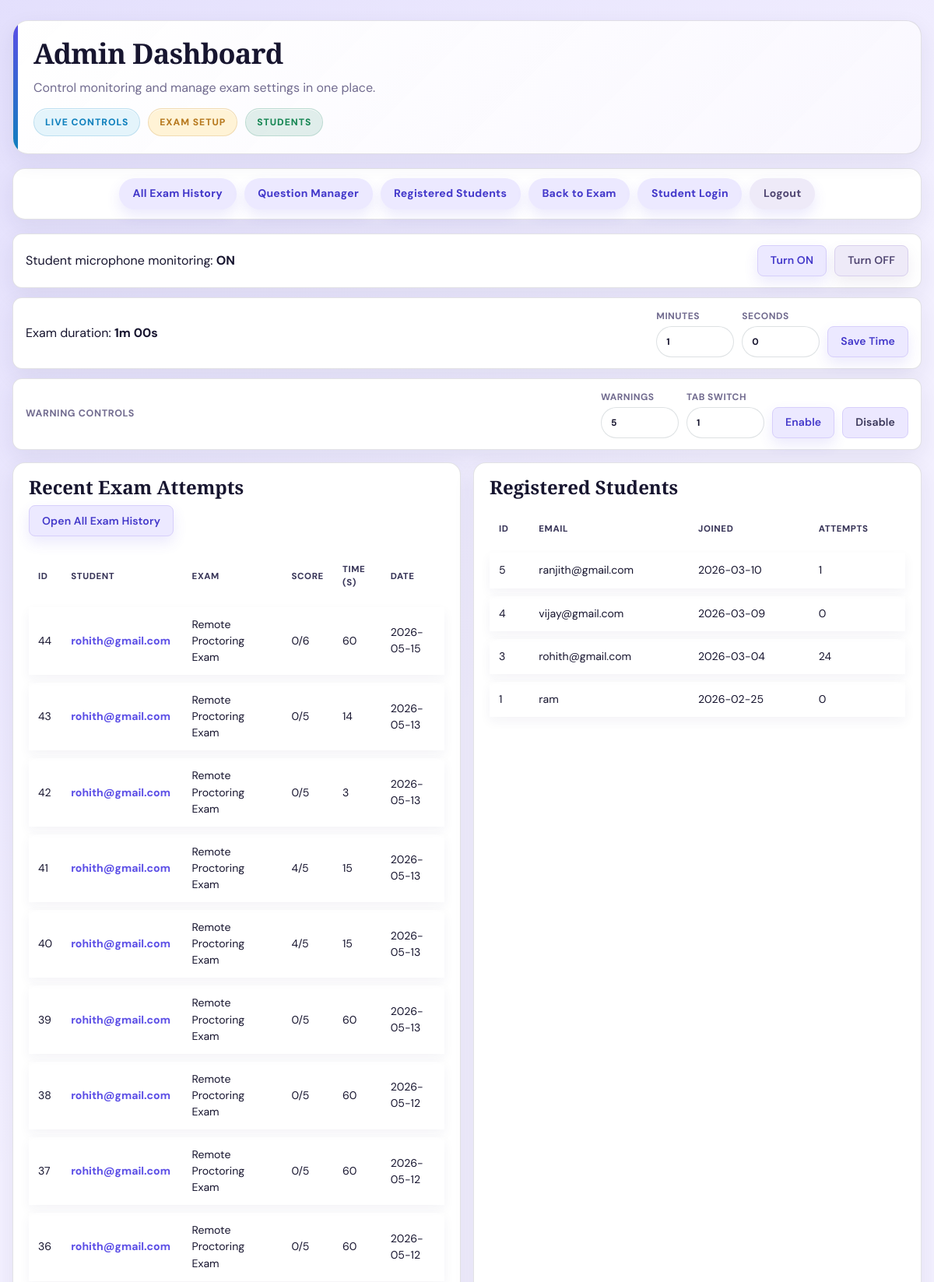
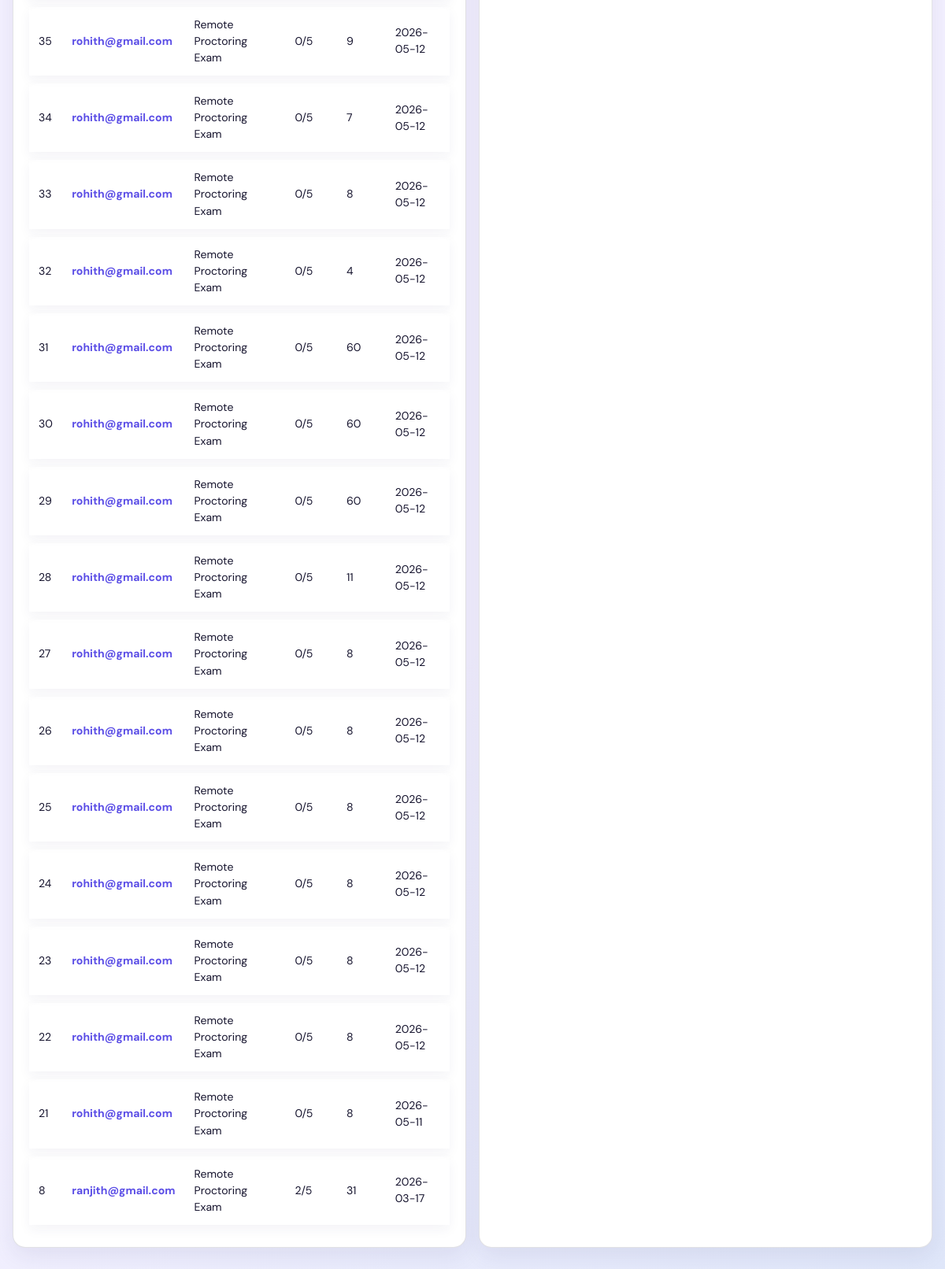
The page /dashboard (signed in) on the database its author committed (2 pictures, top to bottom).
### tables this page shows
CREATE TABLE exam_attempts (
                id INTEGER PRIMARY KEY AUTOINCREMENT,
                exam_id INTEGER NOT NULL,
                student_name TEXT NOT NULL,
                started_at TEXT NOT NULL,
                finished_at TEXT NOT NULL,
                score INTEGER NOT NULL,
                total_questions INTEGER NOT NULL, time_taken_seconds INTEGER,
                FOREIGN KEY (exam_id) REFERENCES exams(id) ON DELETE CASCADE
            );

CREATE TABLE exams (
                id INTEGER PRIMARY KEY AUTOINCREMENT,
                title TEXT NOT NULL,
                description TEXT,
                created_at TEXT NOT NULL
            , duration_minutes INTEGER, question_type TEXT, duration_seconds INTEGER);

CREATE TABLE students (
                id INTEGER PRIMARY KEY AUTOINCREMENT,
                student_name TEXT NOT NULL UNIQUE,
                password_hash TEXT NOT NULL,
                created_at TEXT NOT NULL
            );

### app.py (the view)
@app.get("/admin")
@app.get("/dashboard")
def admin_dashboard():
    if not session.get("is_admin"):
        return redirect(url_for("login"))
    exam_id = ensure_default_exam()
    exam, _ = get_exam_with_questions(exam_id)
    attempts = list_attempts(limit=100)
    students = list_students(limit=200)
    total_duration_seconds = _exam_total_duration_seconds(exam)
    return render_template(
        "admin.html",
        attempts=attempts,
        students=students,
        msg=request.args.get("msg"),
        err=request.args.get("err"),
        student_mic_enabled=bool(MONITORING_CONFIG["student_mic_enabled"]),
        exam_duration_minutes=total_duration_seconds // 60,
        exam_duration_seconds=total_duration_seconds % 60,
        auto_stop_enabled=bool(MONITORING_CONFIG["auto_stop_enabled"]),
        auto_stop_warning_limit=int(MONITORING_CONFIG["auto_stop_warning_limit"]),
        auto_stop_critical_limit=int(MONITORING_CONFIG["auto_stop_critical_limit"]),
        allow_submit_exam=bool(MONITORING_CONFIG.get("allow_submit_exam", True)),
        tab_switch_limit=int(MONITORING_CONFIG.get("tab_switch_limit", 1)),
    )

### app.py (called while the page is built)
@app.template_filter("date_only")
def date_only(value) -> str:
    text = str(value or "").strip()
    if not text:
        return "-"
    if "T" in text:
        return text.split("T", 1)[0]
    if " " in text:
        return text.split(" ", 1)[0]
    return text

def _exam_total_duration_seconds(exam) -> int:
    minutes = int(exam["duration_minutes"] or 0)
    seconds = int(exam["duration_seconds"] or 0)
    return (minutes * 60) + seconds

### monitoring_db.py (called while the page is built, shortened)
def _get_connection() -> sqlite3.Connection:
    conn = sqlite3.connect(DB_PATH, check_same_thread=False)
    conn.row_factory = sqlite3.Row
    return conn

def ensure_default_exam() -> int:
    conn = _get_connection()
    try:
        cur = conn.cursor()
        cur.execute("SELECT id FROM exams ORDER BY id LIMIT 1")
        row = cur.fetchone()
        if row:
            return int(row["id"])
    finally:
        conn.close()

def get_exam_with_questions(exam_id: int) -> Tuple[sqlite3.Row, List[sqlite3.Row]]:
    conn = _get_connection()
    try:
        cur = conn.cursor()
        cur.execute("SELECT * FROM exams WHERE id = ?", (exam_id,))
        exam = cur.fetchone()
        if not exam:
            raise ValueError(f"Exam {exam_id} not found")
        cur.execute(
            """
            SELECT * FROM questions
            WHERE exam_id = ?
            ORDER BY id
            """,
            (exam_id,),
        )
        questions = cur.fetchall()
        return exam, questions
    finally:
        conn.close()

def list_attempts(limit: int = 100) -> List[sqlite3.Row]:
    conn = _get_connection()
    try:
        cur = conn.cursor()
        cur.execute(
            """
            SELECT a.id,
                   a.student_name,
                   a.score,
                   a.total_questions,
                   a.started_at,
                   a.time_taken_seconds,
                   e.title AS exam_title
            FROM exam_attempts a
            JOIN exams e ON a.exam_id = e.id
            ORDER BY a.id DESC
            LIMIT ?
            """,
            (limit,),
        )
        return cur.fetchall()
    finally:
        conn.close()

### templates/admin.html (shortened to what this page needs)
<!DOCTYPE html>
<html lang="en">
  <head>
    <link rel="stylesheet" href="/static/css/app.css" />
  </head>
  <body>
    <div class="page-shell">
      <div class="hero">
        <div>
          <h1 class="hero-title">Admin Dashboard</h1>
          <p class="hero-subtitle">
            Control monitoring and manage exam settings in one place.
          </p>
          <div class="hero-badges">
            <span class="badge info">Live controls</span>
            <span class="badge warning">Exam setup</span>
            <span class="badge success">Students</span>
          </div>
        </div>
      </div>
      <div class="nav-pills">
        <a class="nav-pill" href="/admin/history">All Exam History</a>
        <a class="nav-pill" href="/admin/questions">Question Manager</a>
        <a class="nav-pill" href="/admin/students">Registered Students</a>
        <a class="nav-pill" href="/">Back to Exam</a>
        <a class="nav-pill" href="/student_login">Student Login</a>
        <a class="nav-pill danger" href="/admin_logout">Logout</a>
      </div>
      <div class="control-row">
        <div>
          Student microphone monitoring:
          <strong>{% if student_mic_enabled %}ON{% else %}OFF{% endif %}</strong>
        </div>
        <div class="control-actions">
          <form method="post" action="/admin/monitoring/mic">
            <button class="btn btn-primary" type="submit">Turn ON</button>
          </form>
          <form method="post" action="/admin/monitoring/mic">
            <button class="btn btn-danger" type="submit">Turn OFF</button>
          </form>
        </div>
      </div>
      <div class="control-row" style="margin-top: 12px">
        <div>
          Exam duration:
          <strong>{{ exam_duration_minutes }}m {{ "%02d"|format(exam_duration_seconds) }}s</strong>
        </div>
        <div class="control-actions">
          <form method="post" action="/admin/exam/duration">
            <label class="control-field">
              <span>Minutes</span>
              <input
                class="ctl-input"
                type="number"
                name="duration_minutes"
                min="0"
                max="300"
                value="{{ exam_duration_minutes }}"
                required
              />
            </label>
            <label class="control-field">
              <span>Seconds</span>
              <input
                class="ctl-input"
                type="number"
                name="duration_seconds"
                min="0"
                max="59"
                value="{{ exam_duration_seconds }}"
                required
              />
            </label>
            <button class="btn btn-primary" type="submit">Save Time</button>
          </form>
        </div>
      </div>
      <div class="control-row" style="margin-top: 12px">
        <div class="control-summary">
          <span class="control-summary-label">Warning controls</span>
        </div>
        <div class="control-actions">
          <form method="post" action="/admin/monitoring/auto_stop">
            <label class="control-field">
              <span>Warnings</span>
              <input
                class="ctl-input"
                type="number"
                name="warning_limit"
                min="1"
                value="{{ auto_stop_warning_limit }}"
                required
              />
            </label>
            <label class="control-field">
              <span>Tab Switch</span>
              <input
                class="ctl-input"
                type="number"
                name="tab_switch_limit"
                min="1"
                value="{{ tab_switch_limit }}"
                required
              />
            </label>
            <button class="btn btn-primary" type="submit" name="enabled" value="1">Enable</button>
            <button class="btn btn-secondary" type="submit" name="enabled" value="0">Disable</button>
          </form>
        </div>
      </div>
      <div class="grid-2" style="margin-top: 16px">
        <div class="card card-pad">
          <h2>Recent Exam Attempts</h2>
          <div style="margin-bottom: 12px;">
            <a class="btn btn-primary" href="/admin/history">Open All Exam History</a>
          </div>
          <table class="table">
            <thead>
              <tr>
                <th>ID</th>
                <th>Student</th>
                <th>Exam</th>
                <th>Score</th>
                <th>Time (s)</th>
                <th>Date</th>
              </tr>
            </thead>
            <tbody>
              {% for a in attempts %}
              <tr>
                <td>{{ a["id"] }}</td>
                <td>
                  <a href="{{ url_for('history', student_name=a['student_name']) }}">
                    {{ a["student_name"] }}
                  </a>
                </td>
                <td>{{ a["exam_title"] }}</td>
                <td>{{ a["score"] }}/{{ a["total_questions"] }}</td>
                <td>{{ a["time_taken_seconds"] or 0 }}</td>
                <td>{{ a["started_at"]|date_only }}</td>
              </tr>
              {% else %}
              <tr>
                <td colspan="6">No exam attempts yet.</td>
              </tr>
              {% endfor %}
            </tbody>
          </table>
        </div>
        <div class="card card-pad">
          <h2>Registered Students</h2>
          <table class="table">
            <thead>
              <tr>
                <th>ID</th>
                <th>Email</th>
                <th>Joined</th>
                <th>Attempts</th>
              </tr>
            </thead>
            <tbody>
              {% for s in students %}
              <tr>
                <td>{{ s["id"] }}</td>
                <td>{{ s["student_name"] }}</td>
                <td>{{ s["created_at"]|date_only }}</td>
                <td>{{ s["attempts"] }}</td>
              </tr>
              {% else %}
              <tr>
                <td colspan="4">No registered students yet.</td>
              </tr>
              {% endfor %}
            </tbody>
          </table>
        </div>
      </div>
    </div>
  </body>
</html>

### rows shown on the page
exam_attempts: id "44", student_name "rohith@gmail.com", exam_title "Remote Proctoring Exam", score "0", total_questions "6", time_taken_seconds "60", started_at "2026-05-15"
exam_attempts: id "43", student_name "rohith@gmail.com", exam_title "Remote Proctoring Exam", score "0", total_questions "5", time_taken_seconds "14", started_at "2026-05-13"
exam_attempts: id "42", student_name "rohith@gmail.com", exam_title "Remote Proctoring Exam", score "0", total_questions "5", time_taken_seconds "3", started_at "2026-05-13"
exam_attempts: id "41", student_name "rohith@gmail.com", exam_title "Remote Proctoring Exam", score "4", total_questions "5", time_taken_seconds "15", started_at "2026-05-13"
exam_attempts: id "40", student_name "rohith@gmail.com", exam_title "Remote Proctoring Exam", score "4", total_questions "5", time_taken_seconds "15", started_at "2026-05-13"
exam_attempts: id "39", student_name "rohith@gmail.com", exam_title "Remote Proctoring Exam", score "0", total_questions "5", time_taken_seconds "60", started_at "2026-05-13"
exam_attempts: id "38", student_name "rohith@gmail.com", exam_title "Remote Proctoring Exam", score "0", total_questions "5", time_taken_seconds "60", started_at "2026-05-12"
exam_attempts: id "37", student_name "rohith@gmail.com", exam_title "Remote Proctoring Exam", score "0", total_questions "5", time_taken_seconds "60", started_at "2026-05-12"
exam_attempts: id "36", student_name "rohith@gmail.com", exam_title "Remote Proctoring Exam", score "0", total_questions "5", time_taken_seconds "60", started_at "2026-05-12"
exam_attempts: id "35", student_name "rohith@gmail.com", exam_title "Remote Proctoring Exam", score "0", total_questions "5", time_taken_seconds "9", started_at "2026-05-12"
exam_attempts: id "34", student_name "rohith@gmail.com", exam_title "Remote Proctoring Exam", score "0", total_questions "5", time_taken_seconds "7", started_at "2026-05-12"
exam_attempts: id "33", student_name "rohith@gmail.com", exam_title "Remote Proctoring Exam", score "0", total_questions "5", time_taken_seconds "8", started_at "2026-05-12"
exam_attempts: id "32", student_name "rohith@gmail.com", exam_title "Remote Proctoring Exam", score "0", total_questions "5", time_taken_seconds "4", started_at "2026-05-12"
exam_attempts: id "31", student_name "rohith@gmail.com", exam_title "Remote Proctoring Exam", score "0", total_questions "5", time_taken_seconds "60", started_at "2026-05-12"
exam_attempts: id "30", student_name "rohith@gmail.com", exam_title "Remote Proctoring Exam", score "0", total_questions "5", time_taken_seconds "60", started_at "2026-05-12"
exam_attempts: id "29", student_name "rohith@gmail.com", exam_title "Remote Proctoring Exam", score "0", total_questions "5", time_taken_seconds "60", started_at "2026-05-12"
exam_attempts: id "28", student_name "rohith@gmail.com", exam_title "Remote Proctoring Exam", score "0", total_questions "5", time_taken_seconds "11", started_at "2026-05-12"
exam_attempts: id "27", student_name "rohith@gmail.com", exam_title "Remote Proctoring Exam", score "0", total_questions "5", time_taken_seconds "8", started_at "2026-05-12"
exam_attempts: id "26", student_name "rohith@gmail.com", exam_title "Remote Proctoring Exam", score "0", total_questions "5", time_taken_seconds "8", started_at "2026-05-12"
exam_attempts: id "25", student_name "rohith@gmail.com", exam_title "Remote Proctoring Exam", score "0", total_questions "5", time_taken_seconds "8", started_at "2026-05-12"
exam_attempts: id "24", student_name "rohith@gmail.com", exam_title "Remote Proctoring Exam", score "0", total_questions "5", time_taken_seconds "8", started_at "2026-05-12"
exam_attempts: id "23", student_name "rohith@gmail.com", exam_title "Remote Proctoring Exam", score "0", total_questions "5", time_taken_seconds "8", started_at "2026-05-12"
exam_attempts: id "22", student_name "rohith@gmail.com", exam_title "Remote Proctoring Exam", score "0", total_questions "5", time_taken_seconds "8", started_at "2026-05-12"
exam_attempts: id "21", student_name "rohith@gmail.com", exam_title "Remote Proctoring Exam", score "0", total_questions "5", time_taken_seconds "8", started_at "2026-05-11"
exam_attempts: id "8", student_name "ranjith@gmail.com", exam_title "Remote Proctoring Exam", score "2", total_questions "5", time_taken_seconds "31", started_at "2026-03-17"
students: id "5", student_name "ranjith@gmail.com", created_at "2026-03-10", attempts "1"
students: id "4", student_name "vijay@gmail.com", created_at "2026-03-09", attempts "0"
students: id "3", student_name "rohith@gmail.com", created_at "2026-03-04", attempts "24"
students: id "1", student_name "ram", created_at "2026-02-25", attempts "0"

### other values the page prints
{{ exam_duration_minutes }} "1"
{{ "%02d"|format(exam_duration_seconds) }} "00"
